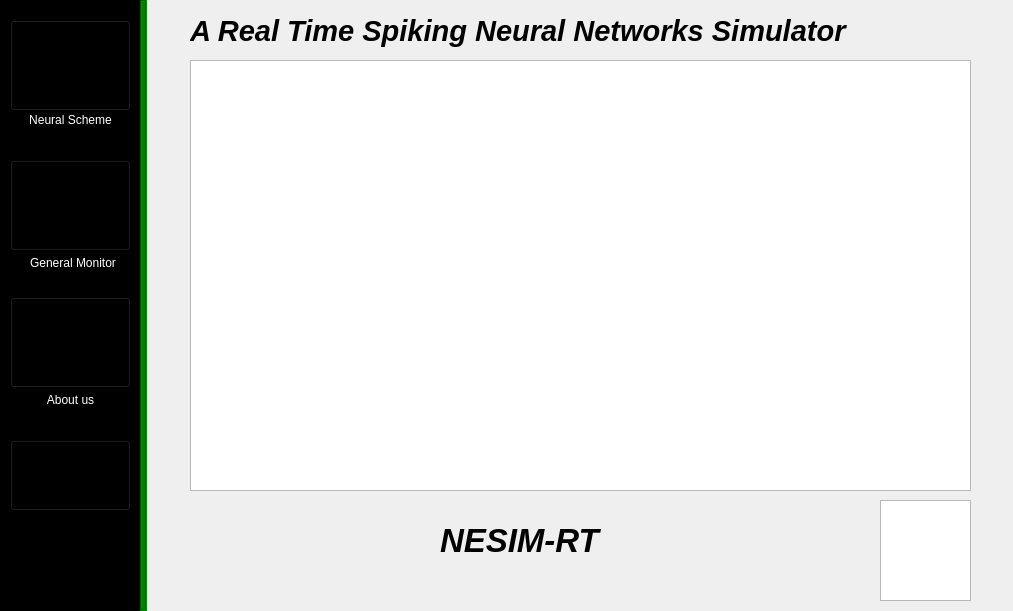
<?xml version="1.0" encoding="UTF-8"?>
<ui version="4.0">
 <class>MainWindow</class>
 <widget class="QMainWindow" name="MainWindow">
  <property name="windowModality">
   <enum>Qt::NonModal</enum>
  </property>
  <property name="geometry">
   <rect>
    <x>0</x>
    <y>0</y>
    <width>1013</width>
    <height>611</height>
   </rect>
  </property>
  <property name="windowTitle">
   <string>MainWindow</string>
  </property>
  <property name="toolButtonStyle">
   <enum>Qt::ToolButtonIconOnly</enum>
  </property>
  <property name="tabShape">
   <enum>QTabWidget::Rounded</enum>
  </property>
  <widget class="QWidget" name="centralWidget">
   <widget class="QFrame" name="frame">
    <property name="geometry">
     <rect>
      <x>0</x>
      <y>0</y>
      <width>141</width>
      <height>611</height>
     </rect>
    </property>
    <property name="styleSheet">
     <string notr="true">    alternate-background-color: blue;
    background: black;</string>
    </property>
    <property name="frameShape">
     <enum>QFrame::Box</enum>
    </property>
    <property name="frameShadow">
     <enum>QFrame::Sunken</enum>
    </property>
    <widget class="QPushButton" name="bt_neural_scheme">
     <property name="geometry">
      <rect>
       <x>10</x>
       <y>20</y>
       <width>121</width>
       <height>91</height>
      </rect>
     </property>
     <property name="text">
      <string/>
     </property>
     <property name="flat">
      <bool>false</bool>
     </property>
    </widget>
    <widget class="QPushButton" name="bt_general_monitor">
     <property name="geometry">
      <rect>
       <x>10</x>
       <y>160</y>
       <width>121</width>
       <height>91</height>
      </rect>
     </property>
     <property name="autoFillBackground">
      <bool>false</bool>
     </property>
     <property name="text">
      <string/>
     </property>
    </widget>
    <widget class="QPushButton" name="bt_exit">
     <property name="geometry">
      <rect>
       <x>10</x>
       <y>440</y>
       <width>121</width>
       <height>71</height>
      </rect>
     </property>
     <property name="text">
      <string/>
     </property>
    </widget>
    <widget class="QPushButton" name="bt_about">
     <property name="geometry">
      <rect>
       <x>10</x>
       <y>297</y>
       <width>121</width>
       <height>91</height>
      </rect>
     </property>
     <property name="autoFillBackground">
      <bool>false</bool>
     </property>
     <property name="text">
      <string/>
     </property>
    </widget>
    <widget class="QLabel" name="lb_neural_scheme">
     <property name="geometry">
      <rect>
       <x>10</x>
       <y>110</y>
       <width>121</width>
       <height>20</height>
      </rect>
     </property>
     <property name="styleSheet">
      <string notr="true">color: white;
background: transparent;

</string>
     </property>
     <property name="text">
      <string>Neural Scheme</string>
     </property>
     <property name="alignment">
      <set>Qt::AlignCenter</set>
     </property>
    </widget>
    <widget class="QLabel" name="label_general_monitor">
     <property name="geometry">
      <rect>
       <x>14</x>
       <y>254</y>
       <width>118</width>
       <height>17</height>
      </rect>
     </property>
     <property name="styleSheet">
      <string notr="true">color: white;
background: transparent;

</string>
     </property>
     <property name="text">
      <string>General Monitor</string>
     </property>
     <property name="alignment">
      <set>Qt::AlignCenter</set>
     </property>
    </widget>
    <widget class="QLabel" name="lb_about">
     <property name="geometry">
      <rect>
       <x>10</x>
       <y>390</y>
       <width>121</width>
       <height>20</height>
      </rect>
     </property>
     <property name="styleSheet">
      <string notr="true">color: white;
background: transparent;

</string>
     </property>
     <property name="text">
      <string>About us</string>
     </property>
     <property name="alignment">
      <set>Qt::AlignCenter</set>
     </property>
    </widget>
   </widget>
   <widget class="QGraphicsView" name="graphicsView">
    <property name="geometry">
     <rect>
      <x>190</x>
      <y>60</y>
      <width>781</width>
      <height>431</height>
     </rect>
    </property>
    <property name="frameShape">
     <enum>QFrame::StyledPanel</enum>
    </property>
    <property name="frameShadow">
     <enum>QFrame::Sunken</enum>
    </property>
    <property name="lineWidth">
     <number>1</number>
    </property>
   </widget>
   <widget class="QLabel" name="lb_name">
    <property name="geometry">
     <rect>
      <x>440</x>
      <y>520</y>
      <width>231</width>
      <height>41</height>
     </rect>
    </property>
    <property name="font">
     <font>
      <pointsize>25</pointsize>
      <italic>true</italic>
      <bold>true</bold>
     </font>
    </property>
    <property name="text">
     <string>NESIM-RT</string>
    </property>
   </widget>
   <widget class="QLabel" name="lb_title">
    <property name="geometry">
     <rect>
      <x>190</x>
      <y>10</y>
      <width>781</width>
      <height>41</height>
     </rect>
    </property>
    <property name="font">
     <font>
      <pointsize>22</pointsize>
      <italic>true</italic>
      <bold>true</bold>
     </font>
    </property>
    <property name="text">
     <string>A Real Time Spiking Neural Networks Simulator</string>
    </property>
   </widget>
   <widget class="QFrame" name="frame_3">
    <property name="geometry">
     <rect>
      <x>140</x>
      <y>0</y>
      <width>7</width>
      <height>611</height>
     </rect>
    </property>
    <property name="minimumSize">
     <size>
      <width>0</width>
      <height>0</height>
     </size>
    </property>
    <property name="styleSheet">
     <string notr="true">    alternate-background-color: blue;
    background: green;</string>
    </property>
    <property name="frameShape">
     <enum>QFrame::Box</enum>
    </property>
    <property name="frameShadow">
     <enum>QFrame::Sunken</enum>
    </property>
   </widget>
   <widget class="QGraphicsView" name="gv_logo">
    <property name="geometry">
     <rect>
      <x>880</x>
      <y>500</y>
      <width>91</width>
      <height>101</height>
     </rect>
    </property>
    <property name="lineWidth">
     <number>1</number>
    </property>
   </widget>
  </widget>
 </widget>
 <layoutdefault spacing="6" margin="11"/>
 <resources/>
 <connections/>
</ui>
